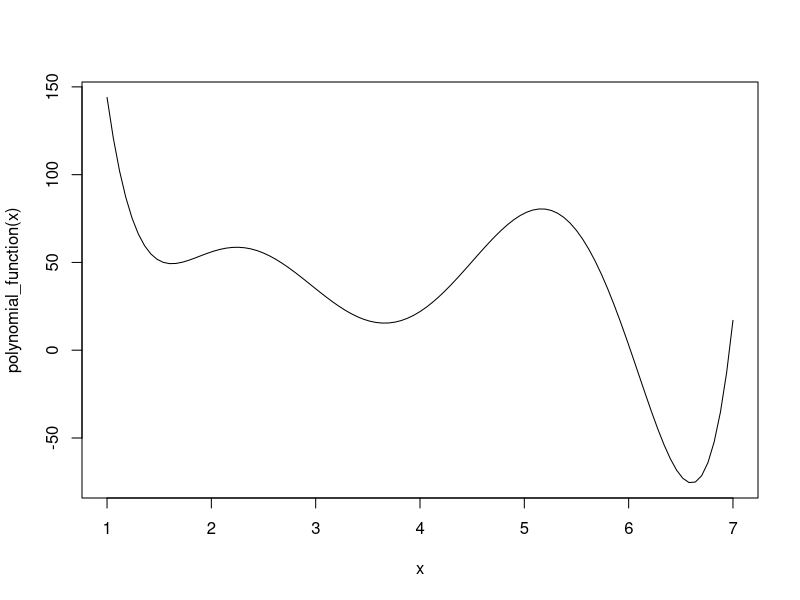
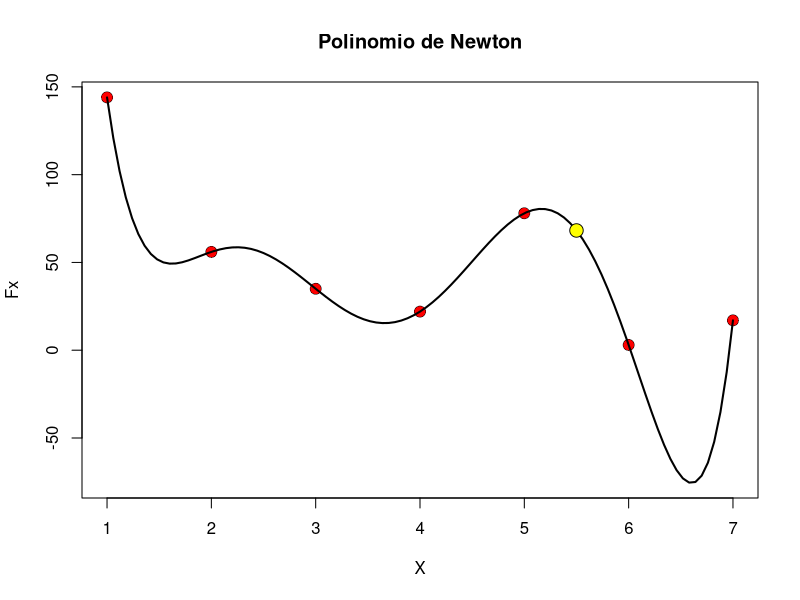

Reproduce these figures in R, in order.
intN = function(A, xs, showTable = FALSE, showExpr = FALSE, showMatrix = FALSE){
  # Faltaría showGraph=F
# y en vez de FALSE pondría solo F
  degree = nrow(A) - 1
  x = xs
  dividedDifferences = A
  # Cambiaría "dividedDifferences" por "divDiff"
  
  for (i in 1:degree){
    result = rep(0, nrow(A))
    # Cambiaría "currentDifference" por "currDiff",  "currentX" por "currX"
    # y "previousX" por "prevX"
    for (j in 1:(nrow(A) - i)){
      currentDifference = dividedDifferences[j + 1, ncol(dividedDifferences)]
      previousDifference = dividedDifferences[j, ncol(dividedDifferences)]
      currentX = dividedDifferences[j + i, 1]
      previousX = dividedDifferences[j, 1]
      
      result[j] = (currentDifference - previousDifference) / (currentX - previousX)
    }
    
    dividedDifferences = cbind(dividedDifferences, result)
 
    colnames(dividedDifferences)[i+2] = paste("DD", i)
  }
  
  if (showTable){
    print("Divided differences: ")
    # mejor "Divided differences Table :  # 
    print(dividedDifferences)
    print("------")
    # Quizás un poco mas larga la linea (uniformar el largo)
  }
  
  expr = as.character(dividedDifferences[1, 2])
  matrix = matrix(c(0, dividedDifferences[1, 2], dividedDifferences[1, 2]), nrow = nrow(A), ncol = 3)
  # Dividir las lineas muy grandes :
  # matrix = matrix(c(0, dividedDifferences[1, 2], dividedDifferences[1, 2]), 
  # nrow = nrow(A), ncol = 3)
  colnames(matrix) = list("Order", "Coef", "Aprox")

  for (i in 1:degree) {
    term = "1"
    # Fijate que luego este 1 te aparece en todos los términos de la expresión
    for (j in 1:i) {
      term = paste(term, "*", paste("(x - ", dividedDifferences[j, 1], ")", sep = ""))
    }
    
    expr = paste(expr, "+", as.character(dividedDifferences[1, i + 2]), "*", term)
    aprox = eval(parse(text = expr))
    matrix[i+1,] = c(i, dividedDifferences[1, i + 2], aprox)
  }
  
  if (showExpr){
    cat("P(x) = ", expr, "\n")
    print("------")
  }
  
  # Graphs
  polynomial_function = function(x) {
    # me parece mejor "polyFunc" en vez de "polynomial_function"
    eval(parse(text = expr))
  }
  
  curve = curve(polynomial_function, from = min(A[,1]), to = max(A[,1]))
  # ¿ Es mejor curve que lines? ¿ Esta linea está de más ? Porque se repite más abajo
  plot(A[,1], A[,2], pch = 21, cex = 1.5, lwd = 0.5, bg = "red", main = "Polinomio de Newton", xlab = "X", ylab = "Fx", ylim = c(min(curve$y), max(curve$y)))
  # Partir la linea
  # plot(A[,1], A[,2], pch = 21, cex = 1.5, lwd = 0.5, bg = "red", 
  # main = "Polinomio de Newton", xlab = "X", ylab = "Fx", 
  # ylim = c(min(curve$y), max(curve$y)))
  # mejor "Newton Polynomial" y P(x) en lugar de Fx en los títulos
  curve(polynomial_function, from = min(A[,1]), to = max(A[,1]), col = "black", lwd = 2, add = TRUE)
  points(xs, polynomial_function(xs), pch = 21, cex = 1.8, lwd = 0.9, bg = "yellow")

  if (showMatrix){
    print("Matrix: ")
    print(matrix)
    print("------")
  }
  
  cat("Aprox: ")
  
  return(polynomial_function(xs))
}


# Ejemplo
x<-c(1,2,3,4,5,6,7)
fx<-c(144,56,35,22,78,3,17)
A=cbind(x,fx) ; A

intN(A, 5.5, T, T, T)
